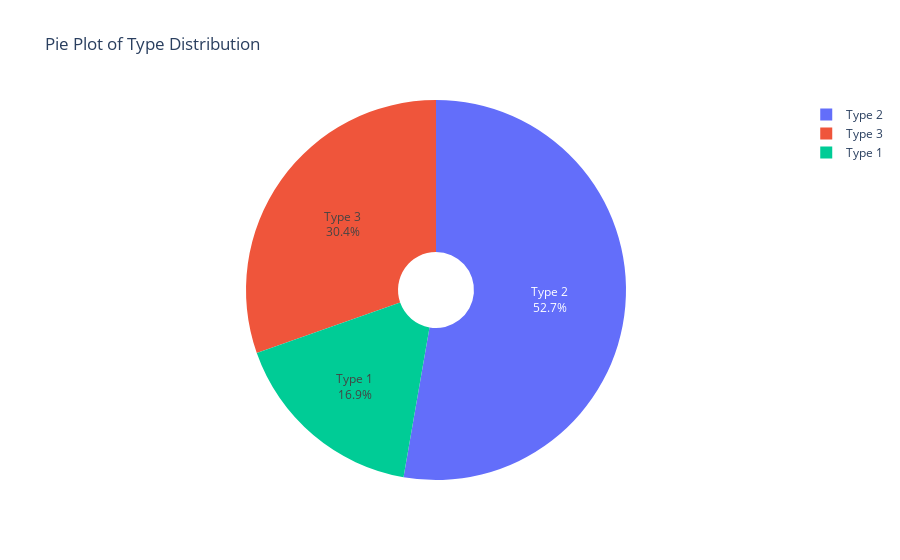

The cell this chart's notebook holds for it:
### Code cell
# display pieplot of label distribution
pie_plot = go.Pie(labels= type_count.index.to_list(), values= type_count.values.flatten(),
                 hole= 0.2, text= type_count.index.to_list(), textposition='auto')
fig = go.Figure([pie_plot])
fig.update_layout(title_text='Pie Plot of Type Distribution')
fig.show()

### Figure 1 — Plotly figure (JSON) as saved in the notebook; plotly's stock layout.template omitted (floating-point values rounded to 4 significant figures)
{"data": [{"hole": 0.2, "labels": ["Type 2", "Type 3", "Type 1"], "text": ["Type 2", "Type 3", "Type 1"], "textposition": "auto", "type": "pie", "values": [781, 450, 250]}], "layout": {"title": {"text": "Pie Plot of Type Distribution"}}}
